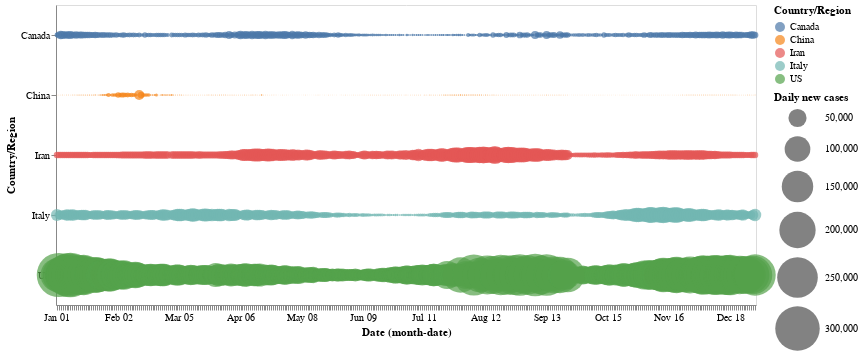

The cell this chart's notebook holds for it:
### Code cell
alt.Chart(selected_countries).mark_circle().encode(
    x='monthdate(Date):O',
    y='Country/Region',
    color='Country/Region',
    size=alt.Size('New cases:Q',
        scale=alt.Scale(range=[0, 2000]),
        legend=alt.Legend(title='Daily new cases')
    ) 
).properties(
    width=700,
    height=300
)

### Figure 1 — Vega-Lite specification as saved in the notebook (floating-point values rounded to 4 significant figures; data arrays with more than 128 entries replaced by an {"elided": "..."} marker saying what was removed)
{"config": {"view": {"continuousWidth": 400, "continuousHeight": 300}}, "data": {"name": "data-bfaa2e9d5d50d9c593e13b1e947ecf4f"}, "mark": "circle", "encoding": {"color": {"type": "nominal", "field": "Country/Region"}, "size": {"type": "quantitative", "field": "New cases", "legend": {"title": "Daily new cases"}, "scale": {"range": [0, 2000]}}, "x": {"type": "ordinal", "field": "Date", "timeUnit": "monthdate"}, "y": {"type": "nominal", "field": "Country/Region"}}, "height": 300, "width": 700, "$schema": "https://vega.github.io/schema/vega-lite/v4.8.1.json", "datasets": {"data-bfaa2e9d5d50d9c593e13b1e947ecf4f": {"elided": "3060 records"}}}
